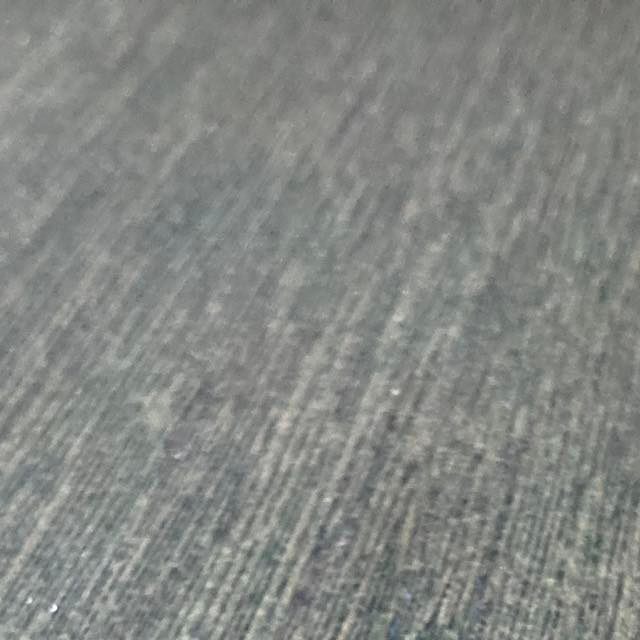
#> input picture gres/gres.png, 640 x 640 px, given as the content of the folder laminat, which was not available
$ python zdjecia.py
#> lines starting #> are read from the running program, lines starting #| are printed output that depends on the picture; pictures that were not available may be replaced by others from this repository, and a replacement may not be noted
import os
from PIL import Image


input_paths = ["laminat", "gres", "sciana"]

output_paths = ["laminat1", "gres1", "sciana1"]

for input_path, output_path in zip(input_paths, output_paths):

    for filename in os.listdir(input_path):
        if filename.endswith(".jpg") or filename.endswith(".png"):

            img = Image.open(os.path.join(input_path, filename))
#> img is the input picture: PIL image 640x640 RGB; mean R, G, B 132.5, 135, 131.7

            width, height = img.size
#> width = 640; height = 640
            for i in range(0, width, 128):
                for j in range(0, height, 128):
                    box = (i, j, i+128, j+128)
                    region = img.crop(box)

                    region.save(os.path.join(output_path, f"{filename}_{i}_{j}.png"))
#> this loop made 5 passes
#> pass 1, `region.save(os.path.join(output_path, f"{filename}_{i}_{j}.png"))`:
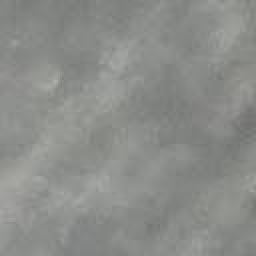
#> saved as gres.png_0_0.png: PIL image 128x128 RGB (shown 2 times larger); mean R, G, B 139.1, 141, 137.6
#> pass 1, `region.save(os.path.join(output_path, f"{filename}_{i}_{j}.png"))`:
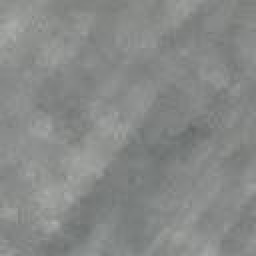
#> saved as gres.png_0_128.png: PIL image 128x128 RGB (shown 2 times larger); mean R, G, B 135.2, 137.5, 136
#> pass 1, `region.save(os.path.join(output_path, f"{filename}_{i}_{j}.png"))`:
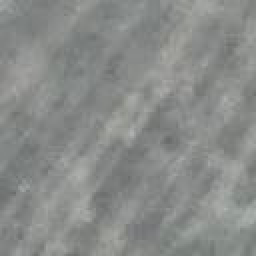
#> saved as gres.png_0_256.png: PIL image 128x128 RGB (shown 2 times larger); mean R, G, B 137, 139.4, 137.3
#> pass 1, `region.save(os.path.join(output_path, f"{filename}_{i}_{j}.png"))`:
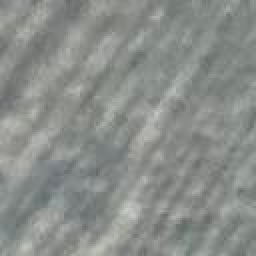
#> saved as gres.png_0_384.png: PIL image 128x128 RGB (shown 2 times larger); mean R, G, B 138.1, 141.9, 138.4
#> after the loop:
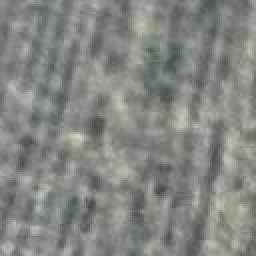
#> region: PIL image 128x128 RGB (shown 2 times larger); mean R, G, B 130.9, 134.6, 128.4
